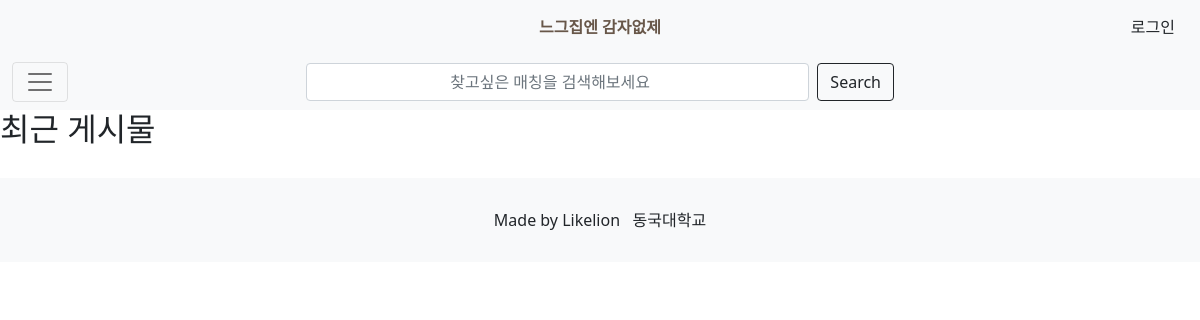
Page /posts/recent_postlist/ on the earlier database version.
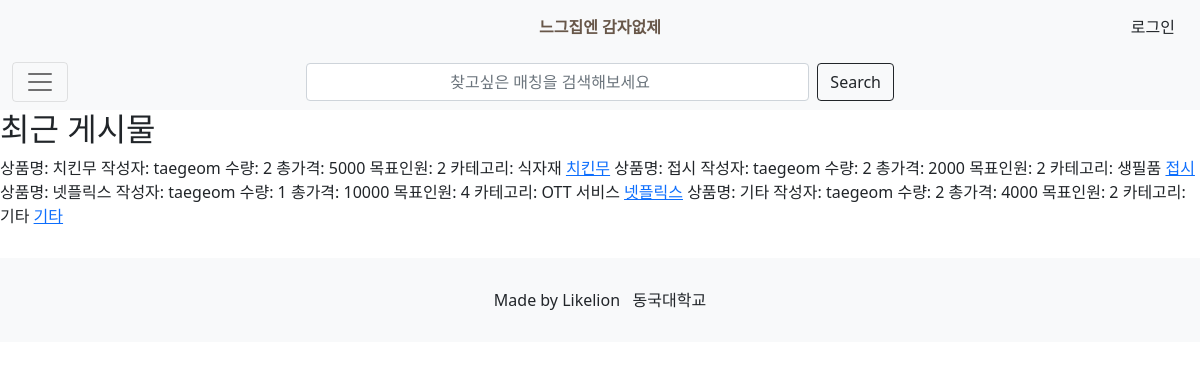
Same page on the later database version.
### posts/models.py (models this page shows, shortened)
class Post(models.Model):
    id=models.AutoField(primary_key=True)
    title = models.CharField(max_length=200)
    writer=models.ForeignKey(User,on_delete=models.CASCADE)
    quantity=models.IntegerField(default=0)
    price=models.IntegerField(default=0)
    people=models.IntegerField(default=0, null=True)
    category=models.CharField(max_length=20)

### posts/views.py (the view)
# urls.py: path("recent_postlist/",recent_postlist,name="recent_postlist"),
def recent_postlist(request):
    post = Post.objects.all()
    return render(request,'recent_postlist.html',{'post':post})

### posts/templates/recent_postlist.html
{% extends 'base.html' %}
{% load static %}
{% block content %}
<header>
    <h2> 최근 게시물 </h2>
</header>
{% for post in post %}
    상품명: {{post.title}}
    작성자: {{post.writer}}
    수량:   {{post.quantity}}
    총가격: {{post.price}}
    목표인원: {{post.people}}
    카테고리: {{post.category}}
    <a href="{% url 'posts:detail' post.id %}">{{post.title}}</a>
{% endfor %}
{% endblock %}

### purchase_mate/templates/base.html (shortened to what this page needs)
<!DOCTYPE html>
<html lang="en">
<head>
    <link rel="stylesheet" href="../../static/css/main.css">
    <link rel="stylesheet" href='../../static/css/mypage.css'>
    <link href="https://cdn.jsdelivr.net/npm/bootstrap@5.0.2/dist/css/bootstrap.min.css" rel="stylesheet">
</head>
<body>
    {% include 'shared/navbar.html' %}
    {% block content %}
    {% endblock content %}
    {% include 'shared/footer.html' %}
</body>
</html>

### purchase_mate/templates/shared/navbar.html (shortened to what this page needs)
<nav class="navbar navbar-lg navbar-light bg-light">
    <div class="container-fluid justify-content-between">
        <ul class="nav navbar-nav" style="width: 30%; text-align:center;">
            <li><a href="{%url 'showmain' %}" class="btn btn-default" style=" color: #685749;"><b>느그집엔 감자없제</b></a></li>
        </ul>
        <ul class="nav navbar-nav navbar-right" style="width:30%; text-align:right;">
            <li>
                {%if user.is_authenticated%}
                <a href="{%url 'users:mypage' %}" class="btn btn-default navbar-btn">마이페이지</a>
                <a href="{%url 'account_logout'%}" class="btn btn-default navbar-btn">로그아웃</a>
                {%else%}
                <a href="{%url 'account_login'%}" class="btn btn-default navbar-btn">로그인</a>
                {%endif%}
            </li>
        </ul>
    </div>
</nav>
<nav class="navbar navbar-lg navbar-light bg-light">
    <div class="container-fluid justify-content-between">
        <ul class="nav navbar-nav navbar-left" style="width:20%;">
            <li>
                <button class="navbar-toggler " type="button" data-bs-toggle="collapse" data-bs-target="#navbarNav"
                    aria-controls="navbarNav" aria-expanded="false" aria-label="Toggle navigation">
                    <span class="navbar-toggler-icon"></span>
                </button>
            </li>
        </ul>
        <ul class="nav navbar-nav navbar-center" style="width:50%;">
            <li>
                <form class="d-flex">
                    <input class="form-control me-2" style="width: 100%; text-align:center;" type="search"
                        placeholder="찾고싶은 매칭을 검색해보세요" aria-label="Search">
                    <button class="btn btn-outline-dark" type="submit">Search</button>
                </form>
            </li>
        </ul>
    </div>
</nav>

### purchase_mate/templates/shared/footer.html (shortened to what this page needs)
<footer style=" width:100%; margin-top:30px; padding: 30px; background:#F8F9FA; text-align:center;">
    <div>
        <span>Made by Likelion</span>
        <span>동국대학교</span>
    </div>
</footer>

### purchase_mate/static/css/main.css (style rules this page uses)
* { margin:0; padding: 0; }

Differences in the rows shown:
added Post: title "치킨무", writer "taegeom", quantity "2", price "5000", people "2", category "식자재"
added Post: title "접시", writer "taegeom", quantity "2", price "2000", people "2", category "생필품"
added Post: title "넷플릭스", writer "taegeom", quantity "1", price "10000", people "4", category "OTT 서비스"
added Post: title "기타", writer "taegeom", quantity "2", price "4000", people "2", category "기타"
